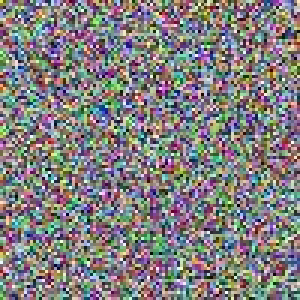
#> input picture src/modules/cleaner/rand1.jpg, 100 x 100 px (shown 3 times larger)
$ python -i dhash.py   (imports and definitions only)
#> lines starting #> are read from the running program, lines starting #| are printed output that depends on the picture
import os
import math
import logging
from PIL import Image

# Предрассчитанная таблица косинусов для N=32 (pHash)
_cos_tables = {}

# [10 lines left out: function _get_cos_table, not called in this run]

def get_image_dhash(image_path: str, hash_size: int = 8) -> tuple[str | None, str, float]:
    """
    Вычисляет градиентный хэш (Difference Hash / dHash) для изображения.
    Возвращает (hash_hex, resolution_str, std_dev)
    """
#> called with image_path = 'rand1.jpg', hash_size = 8
    try:
        with Image.open(image_path) as img:
#> img is the input picture: PIL image 100x100 RGB; mean R, G, B 129.3, 126.8, 127.7
            width, height = img.size
#> width = 100; height = 100
            resolution_str = f"{width}x{height}"
#> resolution_str = '100x100'

            img_gray = img.convert('L')
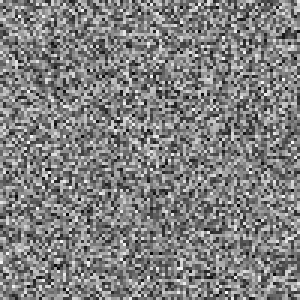
#> img_gray: PIL image 100x100 L (shown 3 times larger); min 2, max 254, mean 127.7

            # Вычисляем стандартное отклонение на 32x32 для надежной оценки монотонности
            img_small = img_gray.resize((32, 32), Image.Resampling.BILINEAR)
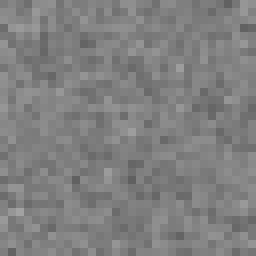
#> img_small: PIL image 32x32 L (shown 8 times larger); min 96, max 162, mean 127.7
            small_pixels = list(img_small.getdata())
#> small_pixels = 1024 values, max 162 at index 834, min 96 at index 720, mean 127.7
            mean_val = sum(small_pixels) / len(small_pixels)
#> mean_val = 127.7
            variance = sum((x - mean_val) ** 2 for x in small_pixels) / len(small_pixels)
#> variance = 108.3
            std_dev = math.sqrt(variance)
#> std_dev = 10.41

            # Изменение размера для dHash: (hash_size + 1) x hash_size
            img_resized = img_gray.resize((hash_size + 1, hash_size), Image.Resampling.BILINEAR)
            pixels = list(img_resized.getdata())
#> pixels = 72 values, max 134 at index 53, min 120 at index 34, mean 127.7

            val = 0
            for r in range(hash_size):
                for c in range(hash_size):
                    left = pixels[r * (hash_size + 1) + c]
                    right = pixels[r * (hash_size + 1) + c + 1]
                    val = (val << 1) | (1 if left > right else 0)
#> after the loop, val = 14881215241023697077

            total_pixels = hash_size * hash_size
            hex_len = total_pixels // 4
            return f"{val:0{hex_len}x}", resolution_str, std_dev
    except Exception as e:
        logging.error(f"Error computing dHash for {image_path}: {e}")
        return None, "", 0.0

# [102 lines left out: functions get_image_ahash, get_image_phash, hamming_distance, not called in this run]

>>> result = get_image_dhash('rand1.jpg')
#> result = ('ce84b26aeb58b0b5', '100x100', 10.41)

$ run again, on src/modules/cleaner/rand2.jpg
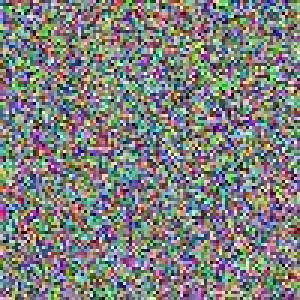
#> input picture src/modules/cleaner/rand2.jpg, 100 x 100 px (shown 3 times larger)
#> in get_image_dhash, img is the input picture: PIL image 100x100 RGB; mean R, G, B 126.7, 128.2, 126.4
#> in get_image_dhash, `img_gray = img.convert('L')`:
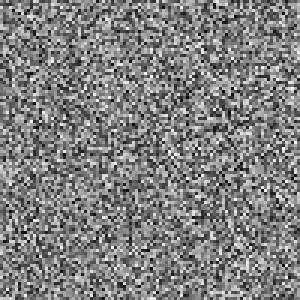
#> img_gray: PIL image 100x100 L (shown 3 times larger); min 2, max 253, mean 127.6
#> in get_image_dhash, `img_small = img_gray.resize((32, 32), Image.Resampling.BILINEAR)`:
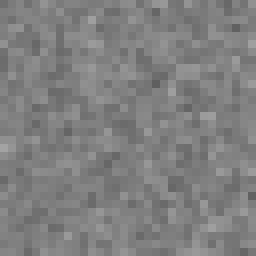
#> img_small: PIL image 32x32 L (shown 8 times larger); min 95, max 163, mean 127.6
#> small_pixels = 1024 values, max 163 at index 576, min 95 at index 339, mean 127.6
#> mean_val = 127.6
#> variance = 114.6
#> std_dev = 10.71
#> pixels = 72 values, max 135 at index 21, min 121 at index 51, mean 127.4
#> after the loop in get_image_dhash, `for r in range(hash_size):`: val = 7247587667588978713
#> result = ('64949a9595249819', '100x100', 10.71)
